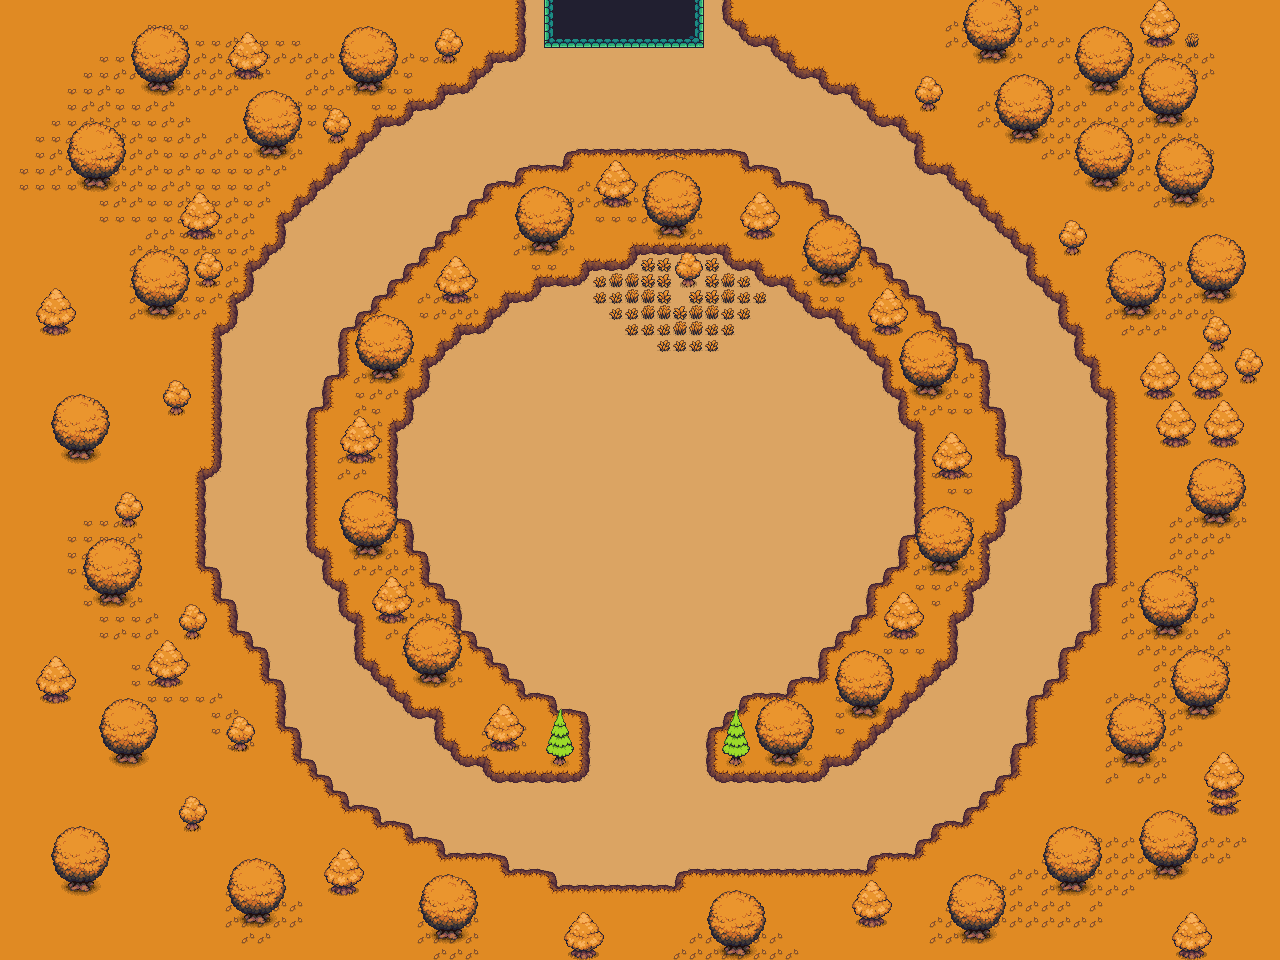

A level layout from a 2D game, rendered from its tile map. Below: a short description, then the map file with tile-grid data replaced by summaries:
An orthogonal 80x60 tile map with 16x16 px tiles, 4 tile layers (Path, Background, Shadow_Leaves, Foreground), 5 tilesets and 164 objects (37x Top_Right, 37x Bottom_Left, 36x Top_Left, 34x Bottom_Right, Portal, ...).

<map version="1.10" tiledversion="1.11.2" orientation="orthogonal" renderorder="right-down" width="80" height="60" tilewidth="16" tileheight="16" infinite="0" nextlayerid="8" nextobjectid="182">
 <tileset firstgid="1" source="forrest.tsx" />
 <tileset firstgid="265" source="survivor_test.tsx" />
 <tileset firstgid="507" source="Fall_Tiles.tsx" />
 <tileset firstgid="1059" source="Fall_Trees.tsx" />
 <tileset firstgid="1169" source="Summer_Trees.tsx" />
 <layer id="1" name="Path" width="80" height="60">
  <data>[4800 cells, 4800 non-empty, 1 distinct tile ids]</data>
 </layer>
 <layer id="2" name="Background" width="80" height="60">
  <data>[4800 cells, 3230 non-empty, 24 distinct tile ids]</data>
 </layer>
 <layer id="4" name="Shadow_Leaves" width="80" height="60">
  <data>[4800 cells, 793 non-empty, 2 distinct tile ids]</data>
 </layer>
 <layer id="3" name="Foreground" width="80" height="60">
  <data>[4800 cells, 1094 non-empty, 46 distinct tile ids]</data>
 </layer>
 <objectgroup id="5" name="Collisions">
  <object id="1" name="Level1.tmx" type="Portal" x="544" y="0" width="160" height="48" />
  <object id="2" type="Bottom" x="576" y="160" width="160" height="16" />
  <object id="3" type="Bottom_Right" x="528" y="176" width="48" height="16" />
  <object id="4" type="Bottom_Right" x="496" y="192" width="32" height="16" />
  <object id="5" type="Bottom_Right" x="480" y="208" width="16" height="16" />
  <object id="6" type="Bottom_Right" x="464" y="224" width="16" height="16" />
  <object id="7" type="Bottom_Right" x="432" y="256" width="16" height="16" />
  <object id="8" type="Bottom_Right" x="448" y="240" width="16" height="16" />
  <object id="9" type="Bottom_Right" x="416" y="272" width="16" height="16" />
  <object id="10" type="Bottom_Right" x="400" y="288" width="16" height="16" />
  <object id="11" type="Bottom_Right" x="384" y="304" width="16" height="16" />
  <object id="12" type="Bottom_Right" x="368" y="320" width="16" height="16" />
  <object id="13" type="Bottom_Right" x="352" y="336" width="16" height="48" />
  <object id="14" type="Bottom_Right" x="336" y="384" width="16" height="32" />
  <object id="15" type="Right" x="320" y="416" width="16" height="128" />
  <object id="16" type="Bottom_Right" x="800" y="688" width="32" height="16" />
  <object id="17" type="Bottom_Right" x="752" y="704" width="48" height="16" />
  <object id="18" type="Bottom_Right" x="736" y="720" width="16" height="16" />
  <object id="19" type="Bottom_Right" x="832" y="656" width="16" height="32" />
  <object id="20" type="Bottom_Right" x="848" y="640" width="16" height="16" />
  <object id="21" type="Bottom_Right" x="864" y="624" width="16" height="16" />
  <object id="22" type="Bottom_Right" x="880" y="592" width="16" height="32" />
  <object id="23" type="Bottom_Right" x="896" y="576" width="16" height="16" />
  <object id="24" type="Bottom_Right" x="912" y="544" width="16" height="32" />
  <object id="25" x="928" y="416" width="16" height="128" />
  <object id="26" type="Bottom_Right" x="688" y="880" width="192" height="16" />
  <object id="27" type="Bottom_Right" x="880" y="864" width="48" height="16" />
  <object id="28" type="Bottom_Right" x="928" y="848" width="16" height="16" />
  <object id="29" type="Bottom_Right" x="944" y="832" width="32" height="16" />
  <object id="30" type="Bottom_Right" x="976" y="816" width="16" height="16" />
  <object id="31" type="Bottom_Right" x="992" y="800" width="16" height="16" />
  <object id="32" type="Bottom_Right" x="1008" y="784" width="16" height="16" />
  <object id="33" type="Bottom_Right" x="1024" y="752" width="16" height="32" />
  <object id="34" type="Bottom_Right" x="1040" y="704" width="16" height="48" />
  <object id="35" type="Bottom_Right" x="1056" y="688" width="16" height="16" />
  <object id="36" type="Bottom_Right" x="1072" y="656" width="16" height="32" />
  <object id="37" type="Bottom_Right" x="1088" y="640" width="16" height="16" />
  <object id="38" type="Bottom_Right" x="1104" y="592" width="16" height="48" />
  <object id="39" x="1120" y="384" width="16" height="208" />
  <object id="40" type="Top_Right" x="1104" y="352" width="16" height="32" />
  <object id="41" type="Top_Right" x="1088" y="320" width="16" height="32" />
  <object id="42" type="Top_Right" x="1072" y="288" width="16" height="32" />
  <object id="43" type="Top_Right" x="1056" y="272" width="16" height="16" />
  <object id="44" type="Top_Right" x="1040" y="240" width="16" height="32" />
  <object id="45" type="Top_Right" x="1024" y="224" width="16" height="16" />
  <object id="46" type="Top_Right" x="1008" y="208" width="16" height="16" />
  <object id="47" type="Top_Right" x="992" y="192" width="16" height="16" />
  <object id="48" type="Top_Right" x="976" y="176" width="16" height="16" />
  <object id="49" type="Top_Right" x="960" y="160" width="16" height="16" />
  <object id="50" type="Top_Right" x="928" y="128" width="32" height="32" />
  <object id="51" type="Top_Right" x="912" y="112" width="16" height="16" />
  <object id="52" type="Top_Right" x="880" y="96" width="32" height="16" />
  <object id="53" type="Top_Right" x="864" y="80" width="16" height="16" />
  <object id="54" type="Top_Right" x="832" y="64" width="32" height="16" />
  <object id="55" type="Top_Right" x="800" y="48" width="32" height="16" />
  <object id="56" type="Top_Right" x="784" y="32" width="16" height="16" />
  <object id="57" type="Top_Right" x="752" y="16" width="32" height="16" />
  <object id="58" type="Top_Right" x="736" y="0" width="16" height="16" />
  <object id="59" type="Top_Right" x="736" y="240" width="32" height="16" />
  <object id="60" type="Top_Right" x="768" y="256" width="32" height="16" />
  <object id="61" type="Top_Right" x="800" y="272" width="16" height="16" />
  <object id="62" type="Top_Right" x="816" y="288" width="32" height="16" />
  <object id="63" type="Top_Right" x="848" y="304" width="16" height="16" />
  <object id="64" type="Top_Right" x="864" y="320" width="16" height="16" />
  <object id="65" type="Top_Right" x="880" y="336" width="16" height="16" />
  <object id="66" type="Top_Right" x="896" y="352" width="16" height="32" />
  <object id="67" type="Top_Right" x="912" y="384" width="16" height="32" />
  <object id="68" x="624" y="224" width="112" height="16" />
  <object id="69" type="Top_Right" x="336" y="544" width="16" height="32" />
  <object id="70" type="Top_Right" x="352" y="576" width="16" height="32" />
  <object id="71" type="Top_Right" x="368" y="608" width="16" height="48" />
  <object id="72" type="Top_Right" x="384" y="656" width="16" height="16" />
  <object id="73" type="Top_Right" x="400" y="672" width="16" height="16" />
  <object id="74" type="Top_Right" x="416" y="688" width="32" height="16" />
  <object id="75" type="Top_Right" x="448" y="704" width="16" height="32" />
  <object id="76" type="Top_Right" x="464" y="736" width="32" height="16" />
  <object id="77" type="Top_Left" x="496" y="720" width="80" height="48" />
  <object id="78" type="Top_Right" x="720" y="736" width="96" height="32" />
  <object id="79" type="Top_Left" x="384" y="384" width="16" height="32" />
  <object id="80" x="368" y="416" width="16" height="112" />
  <object id="81" type="Top_Left" x="400" y="352" width="16" height="32" />
  </objectgroup>
 <objectgroup id="6" name="Spawners">
  <!-- 6 objects omitted --></objectgroup>
 <objectgroup id="7" name="Pressure_Plates">
  <!-- 2 objects omitted --></objectgroup>
</map>
<!-- 83 of 164 objects omitted -->
